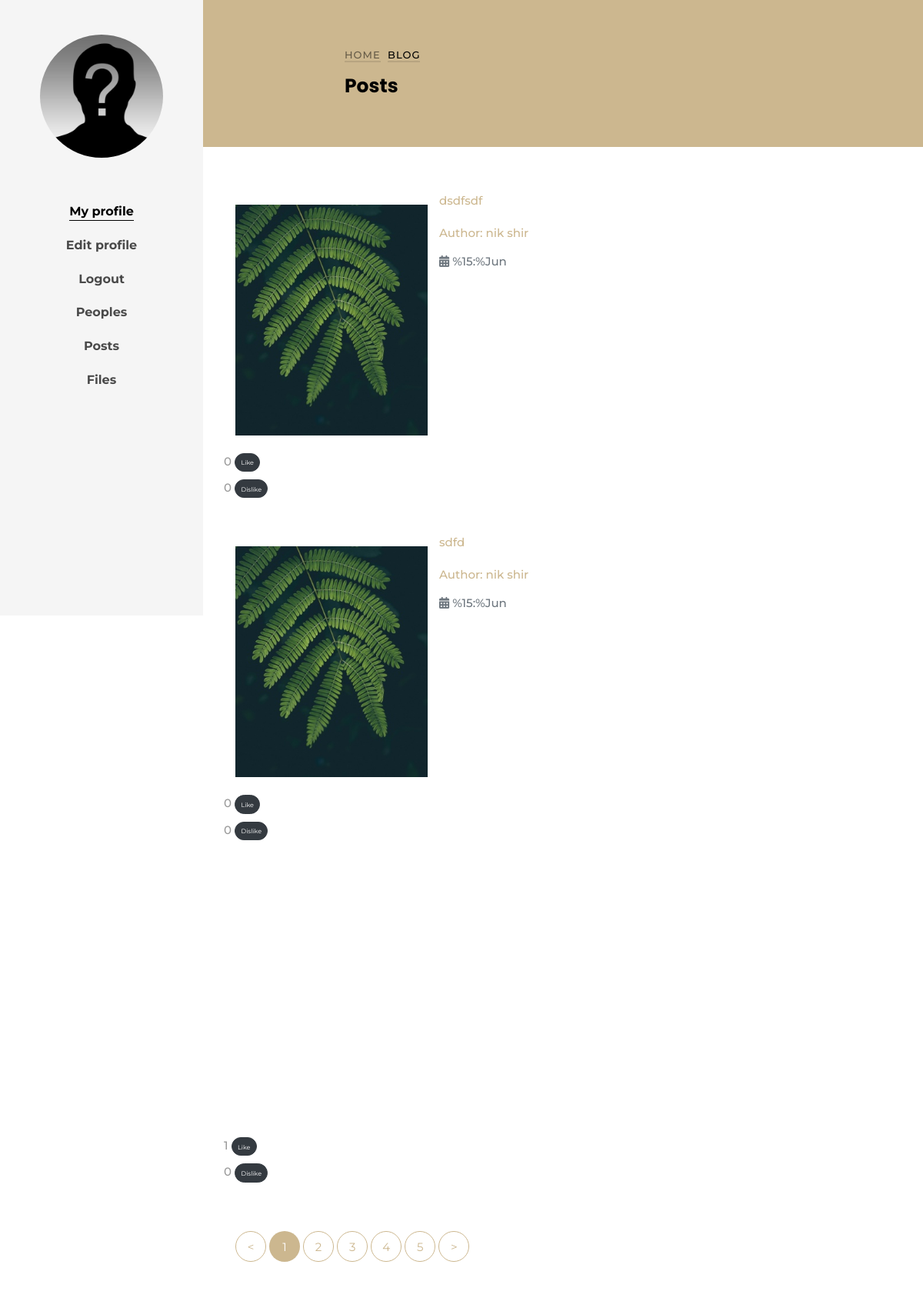
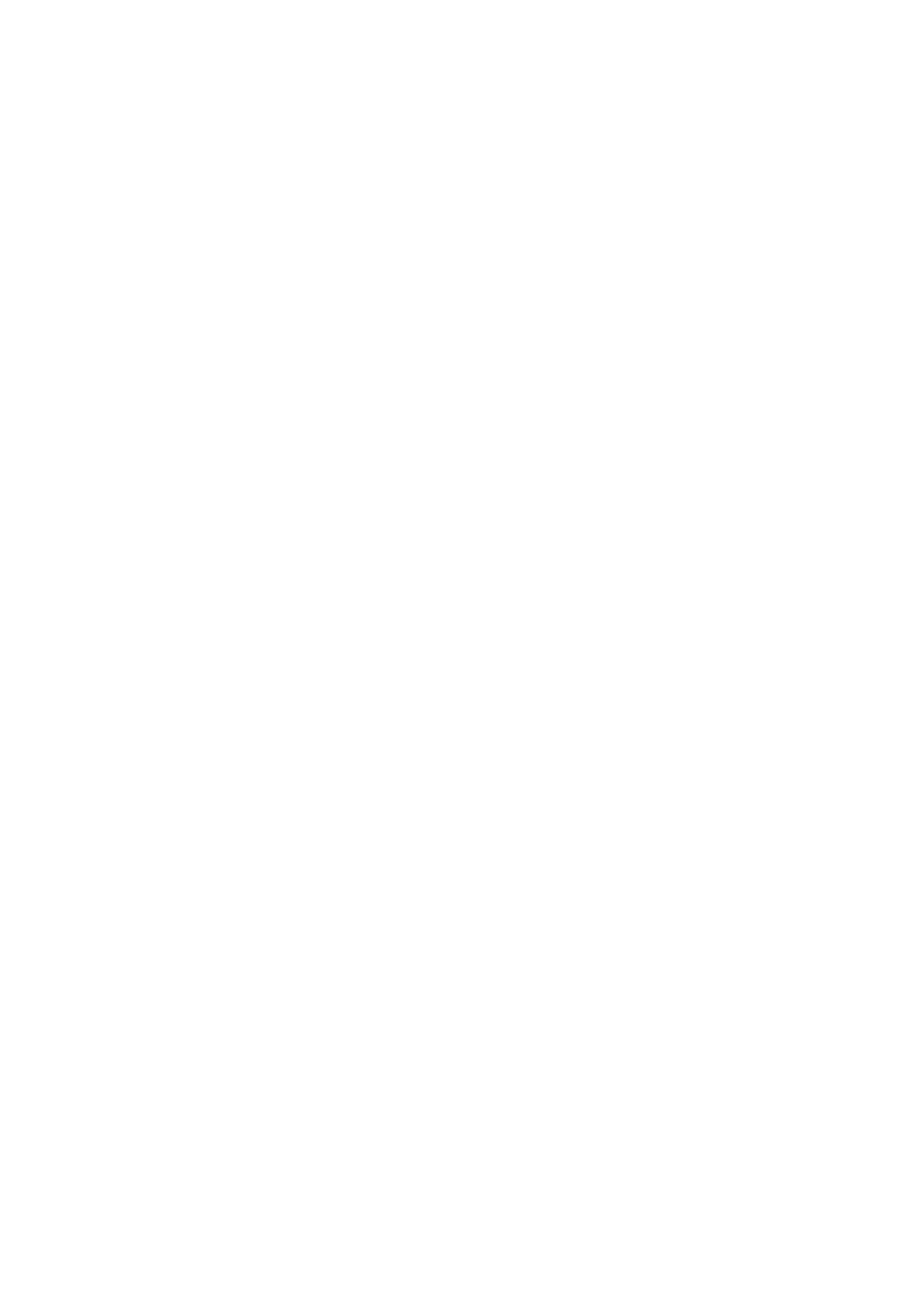
The page / (upper part) on the database its author committed (2 pictures, top to bottom).
### my_profile/models.py (models this page shows, shortened)
class Post(models.Model):
    image = models.ImageField(upload_to='post_images/', blank=True)
    content = models.TextField()
    author = models.ForeignKey(User, blank=True, null=True, default=None,
                               on_delete=models.CASCADE)
    likes = models.IntegerField(default=0)
    dislikes = models.IntegerField(default=0)
    created = models.DateTimeField(auto_now_add=True, auto_now=False)
    update = models.DateTimeField(auto_now_add=False, auto_now=True)

### my_profile/views.py (the view)
# urls.py: path('', views.posts_list, name='posts_list_url'),
def posts_list(request):
    posts = Post.objects.all().order_by('-created')
    context = {
        'posts': posts,
        'username': auth.get_user(request).username
    }
    return render(request, 'my_profile/posts_news.html', context)

### templates/my_profile/posts_news.html (shortened to what this page needs)
{% extends 'main.html' %}
{% load static %}
{% block content %}
	<div id="colorlib-page">
		<aside id="colorlib-aside" role="complementary" class="js-fullheight text-center">
            {% if request.user.userprofile.image %}
			<h1 id="colorlib-logo"><a href="index.html"><span class="img" style="background-image: url({{ request.user.userprofile.image.url }});"></span>
                {{ request.user.first_name }} {{ request.user.last_name }}</a></h1>
            {% else %}
            <h1 id="colorlib-logo"><a href="index.html"><span class="img" style="background-image: url({% static 'media/profile_image/anon-user.jpg' %});"></span>
                {{ request.user.first_name }} {{ request.user.last_name }}</a></h1>
            {% endif %}
			<nav id="colorlib-main-menu" role="navigation">
				<ul>
					<li class="colorlib-active"><a href="{% url 'profile' %}">My profile</a></li>
					<li><a href="{% url 'edit_profile_url' pk=request.user.id %}">Edit profile</a></li>
					<li><a href="{% url 'accounts:logout' %}">Logout</a></li>
					<li><a href="{% url 'peoples' %}">Peoples</a></li>
					<li><a href="{% url 'posts_list_url' %}">Posts</a></li>
                   <li><a href="{% url 'user-files' %}">Files</a></li>
				</ul>
			</nav>
    </aside>
		<div id="colorlib-main">
			<section class="ftco-section ftco-bread">
				<div class="container">
					<div class="row no-gutters slider-text justify-content-center align-items-center">
	          <div class="col-md-8 ftco-animate">
	            <p class="breadcrumbs"><span class="mr-2"><a href="index.html">Home</a></span> <span>Blog</span></p>
	            <h1 class="bread">Posts</h1>
	          </div>
	        </div>
				</div>
			</section>
			<section class="ftco-section">
	    	<div class="container">
	    		<div class="row d-flex">
	    			<div class="col-lg-8">
	    				<div class="row">
                        {% for post in posts %}
			    			<div class="col-md-12">
			    				<div class="blog-entry ftco-animate d-md-flex">
                                        {% if post.image %}
										<a href="single.html" class="img img-2" style="background-image: url({{ post.image.url }});"></a>
                                        {% else %}
                                        <a href="single.html" class="img img-2" style="background-image: url({% static 'media/post_images/post.jpg' %});"></a>
                                        {% endif %}
										<div class="text text-2 p-4" style="position: relative; bottom: 39px">
                                            <p class="mb-4"><a href="{% url 'post_update_url' id=post.id %}">{{ post.content }}</a></p>
                                                <p><a href="" class ="btn-custom">Author: {{ post.author.first_name }} {{ post.author.last_name }}</a></p>
                                            <li class="list-inline-item text-secondary">
                                                                <i class="fa fa-calendar"></i>
                                                                {{ post.created }}
                                                            </li>
                                        </div>
									</div>
			    			</div>
                            <div class="like-dislike" style="position: relative; bottom: 70px" >
                                        <form  action="{% url 'add_like' %}" class="rew" method="post">
                                            {{ post.likes }}
                                            <button  type="submit" name="post_id" value="{{ post.id }}" class="btn btn-dark like"><small>Like</small></button>
                                        </form>
                                        <form  action="{% url 'remove_like' %}" class="rew" method="post" style="position: relative; bottom: -7px">
                                            {{ post.dislikes }} <button type="submit" name="post_id" value="{{ post.id }}" class="btn btn-dark dislike"><small>Dislike</small></button>
                                        </form>
                                    </div>
                            {% endfor %}
                        </div>
			    			</div>
			    		</div>
			    		<div class="row">
			          <div class="col">
			            <div class="block-27">
			              <ul>
			                <li><a href="#">&lt;</a></li>
			                <li class="active"><span>1</span></li>
			                <li><a href="#">2</a></li>
			                <li><a href="#">3</a></li>
			                <li><a href="#">4</a></li>
			                <li><a href="#">5</a></li>
			                <li><a href="#">&gt;</a></li>
			              </ul>
			            </div>
			          </div>
			        </div>
			    	</div>
	    		</div>
	    	</div>
{% endblock %}

### rows shown on the page
Post: image (picture), content "dsdfsdf", author.first_name "nik", author.last_name "shir", created "%15:%Jun", likes "0", {{ post.id }} 10 (drawn), dislikes "0"
Post: image (picture), content "sdfd", author.first_name "nik", author.last_name "shir", created "%15:%Jun", likes "0", {{ post.id }} 9 (drawn), dislikes "0"
Post: likes "1", {{ post.id }} 8 (drawn), dislikes "0"
